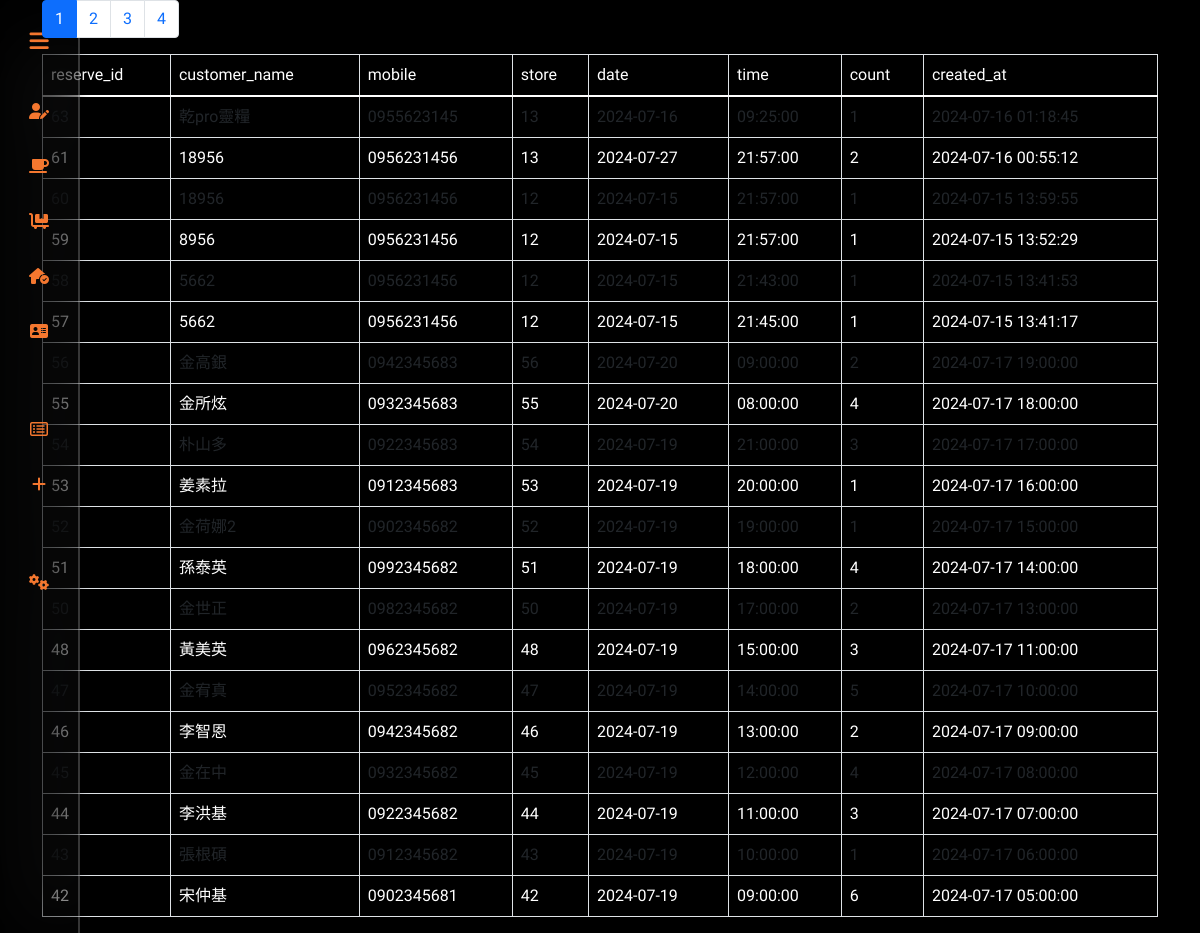
The app's page /index-admin.php with its own data.
### tables this page shows
CREATE TABLE `reservations` (
  `reserve_id` int NOT NULL,
  `customer_name` varchar(255) NOT NULL,
  `contact_number` varchar(20) NOT NULL,
  `store` varchar(50) NOT NULL,
  `date` date NOT NULL,
  `time` time NOT NULL,
  `count` int NOT NULL,
  `created_at` timestamp NULL DEFAULT CURRENT_TIMESTAMP
);

### list_reserve_no_admin.php (the view, shortened to what this page needs)
<?php
$pageName = "r_list";
$perPage = 20;
$page = isset($_GET['page']) ? intval($_GET['page']) : 1;
require __DIR__ . '/db-connect.php';
$t_sql = "SELECT COUNT(1) FROM reservations";
$totalRows = $pdo->query($t_sql)->fetch(PDO::FETCH_NUM)[0];
$totalPages = 0;
$rows = [];
if ($totalRows) {
  $totalPages = ceil($totalRows / $perPage);
  $sql = sprintf(
    "SELECT * FROM reservations ORDER BY reserve_id DESC LIMIT %s, %s",
    ($page - 1) * $perPage,
    $perPage
  );
  $rows = $pdo->query($sql)->fetchAll();
}
?>
<?php include __DIR__ . "/parts/html-head.php"; ?>
<?php include __DIR__ . "/parts/navbar.php"; ?>
<div class="container">
  <div class="row">
    <div class="col">
      <nav aria-label="Page navigation example">
        <ul class="pagination">
          <?php for ($i = $page - 5; $i <= $page + 5; $i++) :
            if ($i >= 1 && $i <= $totalPages) :
          ?>
              <li class="page-item <?= $i == $page ? 'active' : '' ?>">
                <a class="page-link" href="?page=<?= $i ?>"><?= $i ?></a>
              </li>
          <?php
            endif;
          endfor; ?>
        </ul>
      </nav>
    </div>
  </div>
  <div class="row">
    <div class="col">
      <table class="table table-bordered table-striped">
        <thead>
          <tr>
            <th>reserve_id</th>
            <th>customer_name</th>
            <th>mobile</th>
            <th>store</th>
            <th>date</th>
            <th>time</th>
            <th>count</th>
            <th>created_at</th>
          </tr>
        </thead>
        <tbody>
          <?php foreach ($rows as $r) : ?>
            <tr>
              <td><?= $r['reserve_id'] ?></td>
              <td><?= $r['customer_name'] ?></td>
              <td><?= $r['contact_number'] ?></td>
              <td><?= $r['store'] ?></td>
              <td><?= $r['date'] ?></td>
              <td><?= $r['time'] ?></td>
              <td><?= $r['count'] ?></td>
              <td><?= $r['created_at'] ?></td>
            </tr>
          <?php endforeach; ?>
        </tbody>
      </table>
    </div>
  </div>
</div>
<?php include __DIR__ . "/parts/html-foot.php"; ?>

### index-admin.php (shortened to what this page needs)
<?php
if (isset($_SESSION["admin"])) {
  include __DIR__ . './list_reserve_admin.php';
} else {
  include __DIR__ . './list_reserve_no_admin.php';
}

### parts/html-head.php (shortened to what this page needs)
<!DOCTYPE html>
<html lang="en">
<head>
  <link href="https://cdn.jsdelivr.net/npm/bootstrap@5.1.1/dist/css/bootstrap.min.css" rel="stylesheet">
  <link rel="stylesheet" href="https://cdnjs.cloudflare.com/ajax/libs/font-awesome/6.5.2/css/all.min.css">
</head>
<body>

### parts/navbar.php (shortened to what this page needs)
<nav class="sidebar">
  <div class="logo-menu">
    <i class="fa-solid fa-bars"></i>
  </div>
  <ul class="list">
    <li class="list-item">
      <a href="#">
        <i class="fa-solid fa-user-pen"></i>
      </a>
    </li>
    <li class="list-item">
      <a href="#">
        <i class="fa-solid fa-mug-saucer"></i>
      </a>
    </li>
    <li class="list-item">
      <a href="#">
        <i class="fa-solid fa-cart-flatbed"></i>
      </a>
    </li>
    <li class="list-item">
      <a href="#">
        <i class="fa-solid fa-house-circle-check"></i>
      </a>
    </li>
    <li class="list-item">
      <a href="./index_.php">
        <i class="fa-solid fa-address-card"></i>
      </a>
    </li>
  </ul>
  <ul class="list mt-5">
    <li class="list-item">
      <a class="nav_link <?= $pageName == 'ab_list' ? 'active' : '' ?>" href="index_.php"> <i class="fa-regular fa-rectangle-list"></i><span class="link-name" style="--i:6">列表頁</span></a>
    </li>
    <li class="list-item">
      <a class="nav_link <?= $pageName == 'ab_add' ? 'active' : '' ?>" href="add_reserve.php"><i class="fa-solid fa-plus"></i><span class="link-name" style="--i:7">新增通訊錄</span></a>
    </li>
  </ul>
  <ul class="list mt-5">
    <?php if (isset($_SESSION["admin"])) : ?>
      <li class="list-item">
        <a class="nav_link"><i class="fa-regular fa-face-smile"></i><span class="link-name" style="--i:8"><?= $_SESSION["admin"]['nickname'] ?></span></a>
      </li>
      <li class="list-item">
        <a class="nav_link" href="logout.php"><i class="fa-solid fa-arrow-right-from-bracket"></i><span class="link-name" style="--i:9">登出</span></a>
      </li>
    <?php else : ?>
      <li class="list-item">
        <a class="nav_link <?= $pageName == 'login' ? 'active' : '' ?>" href="login.php"><i class="fa-solid fa-gears"></i><span class="link-name" style="--i:9">登入</span></a>
      </li>
    <?php endif; ?>
  </ul>
</nav>

### parts/html-head.php (style rules this page uses)
* { color: white; }

### parts/navbar.php (style rules this page uses)
* { padding: 0; margin: 0; box-sizing: border-box; font-family: 'Poppins', sans-serif; font-family: "LXGW WenKai TC", cursive; font-weight: 400; font-style: normal; }
body { background-color: #000000; background-image: url("https://www.transparenttextures.com/patterns/stardust.png"); }
.sidebar { position: fixed; top: 0; left: 0; width: 80px; height: 100%; background: transparent; backdrop-filter: blur(40px); padding: 6px 14px; transition: .5s; border-right: 2px solid rgba(255, 255, 255, .2); box-shadow: 0 0 10px rgba(0, 0, 0, .2); }
.sidebar .logo-menu { display: flex; align-items: center; width: 100%; height: 70px; }
.sidebar .logo-menu .fa-solid { position: absolute; left: 50%; transform: translate(-50%); width: 40px; height: 40px; font-size: 22px; color: #f4772f; text-align: center; line-height: 40px; cursor: pointer; transform: .5s; }
.sidebar .list { margin-top: 10px; padding: 0; }
.list .list-item { list-style: none; width: 100%; height: 50px; margin: 5px 0; line-height: 50px; }
.list .list-item a { display: flex; align-items: center; font-style: 18px; color: #ffffff; text-decoration: none; border-radius: 6px; white-space: nowrap; transition: .5s; }
.list .list-item a i { min-width: 50px; height: 50px; text-align: center; line-height: 50px; color: #f4772f; }

### records on screen
reservations: customer_name "乾pro靈糧", contact_number "0955623145", store "13", date "2024-07-16", time "09:25:00", count "1", created_at "2024-07-16 01:18:45"
reservations: reserve_id "61", customer_name "18956", contact_number "0956231456", store "13", date "2024-07-27", time "21:57:00", count "2", created_at "2024-07-16 00:55:12"
reservations: customer_name "18956", contact_number "0956231456", store "12", date "2024-07-15", time "21:57:00", count "1", created_at "2024-07-15 13:59:55"
reservations: reserve_id "59", customer_name "8956", contact_number "0956231456", store "12", date "2024-07-15", time "21:57:00", count "1", created_at "2024-07-15 13:52:29"
reservations: customer_name "5662", contact_number "0956231456", store "12", date "2024-07-15", time "21:43:00", count "1", created_at "2024-07-15 13:41:53"
reservations: reserve_id "57", customer_name "5662", contact_number "0956231456", store "12", date "2024-07-15", time "21:45:00", count "1", created_at "2024-07-15 13:41:17"
reservations: customer_name "金高銀", contact_number "0942345683", store "56", date "2024-07-20", time "09:00:00", count "2", created_at "2024-07-17 19:00:00"
reservations: reserve_id "55", customer_name "金所炫", contact_number "0932345683", store "55", date "2024-07-20", time "08:00:00", count "4", created_at "2024-07-17 18:00:00"
reservations: customer_name "朴山多", contact_number "0922345683", store "54", date "2024-07-19", time "21:00:00", count "3", created_at "2024-07-17 17:00:00"
reservations: reserve_id "53", customer_name "姜素拉", contact_number "0912345683", store "53", date "2024-07-19", time "20:00:00", count "1", created_at "2024-07-17 16:00:00"
reservations: customer_name "金荷娜2", contact_number "0902345682", store "52", date "2024-07-19", time "19:00:00", count "1", created_at "2024-07-17 15:00:00"
reservations: reserve_id "51", customer_name "孫泰英", contact_number "0992345682", store "51", date "2024-07-19", time "18:00:00", count "4", created_at "2024-07-17 14:00:00"
reservations: customer_name "金世正", contact_number "0982345682", store "50", date "2024-07-19", time "17:00:00", count "2", created_at "2024-07-17 13:00:00"
reservations: reserve_id "48", customer_name "黃美英", contact_number "0962345682", store "48", date "2024-07-19", time "15:00:00", count "3", created_at "2024-07-17 11:00:00"
reservations: customer_name "金宥真", contact_number "0952345682", store "47", date "2024-07-19", time "14:00:00", count "5", created_at "2024-07-17 10:00:00"
reservations: reserve_id "46", customer_name "李智恩", contact_number "0942345682", store "46", date "2024-07-19", time "13:00:00", count "2", created_at "2024-07-17 09:00:00"
reservations: customer_name "金在中", contact_number "0932345682", store "45", date "2024-07-19", time "12:00:00", count "4", created_at "2024-07-17 08:00:00"
reservations: reserve_id "44", customer_name "李洪基", contact_number "0922345682", store "44", date "2024-07-19", time "11:00:00", count "3", created_at "2024-07-17 07:00:00"
reservations: customer_name "張根碩", contact_number "0912345682", store "43", date "2024-07-19", time "10:00:00", count "1", created_at "2024-07-17 06:00:00"
reservations: reserve_id "42", customer_name "宋仲基", contact_number "0902345681", store "42", date "2024-07-19", time "09:00:00", count "6", created_at "2024-07-17 05:00:00"
